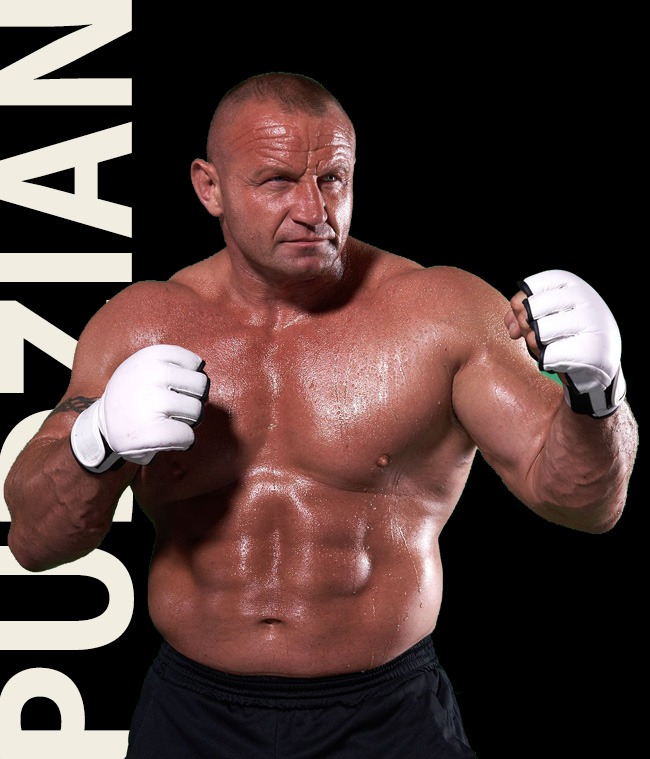
#> input picture przetwarzanie_obrazow/LAB1/pudzian3.jpg, 650 x 759 px
$ python LAB2.6.py
#> lines starting #> are read from the running program, lines starting #| are printed output that depends on the picture
import cv2 as cv
import os

path = "C:\\Users\\wojda\\OneDrive\\Dokumenty\\GitHub\\skryptowe_jezyki_LAB\\przetwarzanie_obrazow\\LAB1"
cv.samples.addSamplesDataSearchPath(path)

img = cv.imread(cv.samples.findFile('pudzian3.jpg'))
#> img is the input picture: shape (759, 650, 3); mean B, G, R 58.2, 61.2, 81.8
scale_percent = 50
width = int(img.shape[1] * scale_percent / 100)  # zmniejszenie szerokości
#> width = 325
height = int(img.shape[0] * scale_percent / 100)  # zmniejszenie wysokości
#> height = 379
dimensions = (width, height)
#> dimensions = (325, 379)
resized = cv.resize(img, dimensions)
cv.imwrite(os.path.join(path, 'Pudzianx05-resize.jpg'), resized)

scale_percent = 25
width = int(img.shape[1] * scale_percent / 100)  # zmniejszenie szerokości
#> width = 162
height = int(img.shape[0] * scale_percent / 100)  # zmniejszenie wysokości
#> height = 189
dimensions = (width, height)
#> dimensions = (162, 189)
resized = cv.resize(img, dimensions)
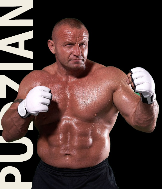
#> resized: shape (189, 162, 3); mean B, G, R 58, 61, 81.6
cv.imwrite(os.path.join(path, 'Pudzianx025-resize.jpg'), resized)

width = int(img.shape[1] * 0.5)  # wczytanie szerokości
#> width = 325
height = int(img.shape[0] * 0.5)  # wczytanie wysokości
#> height = 379
resized = cv.pyrDown(img, dstsize=(width, height))  # dstsize zminiejsza długość i szerokość zdjęcia
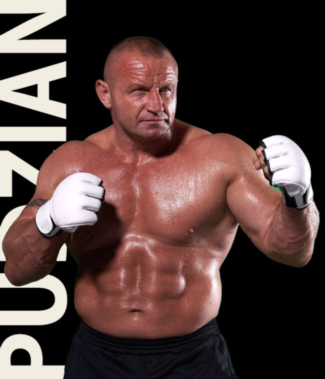
#> resized: shape (379, 325, 3); mean B, G, R 58.3, 61.3, 82
cv.imwrite(os.path.join(path, 'Pudzianx05-pyrDown.jpg'), resized)

# [4 lines of commented-out code are left out]

klawisz = cv.waitKey(0)
#> (key Esc is pressed here)

$ run again, with przetwarzanie_obrazow/LAB1/Pudzian2.jpg copied over przetwarzanie_obrazow/LAB1/pudzian3.jpg
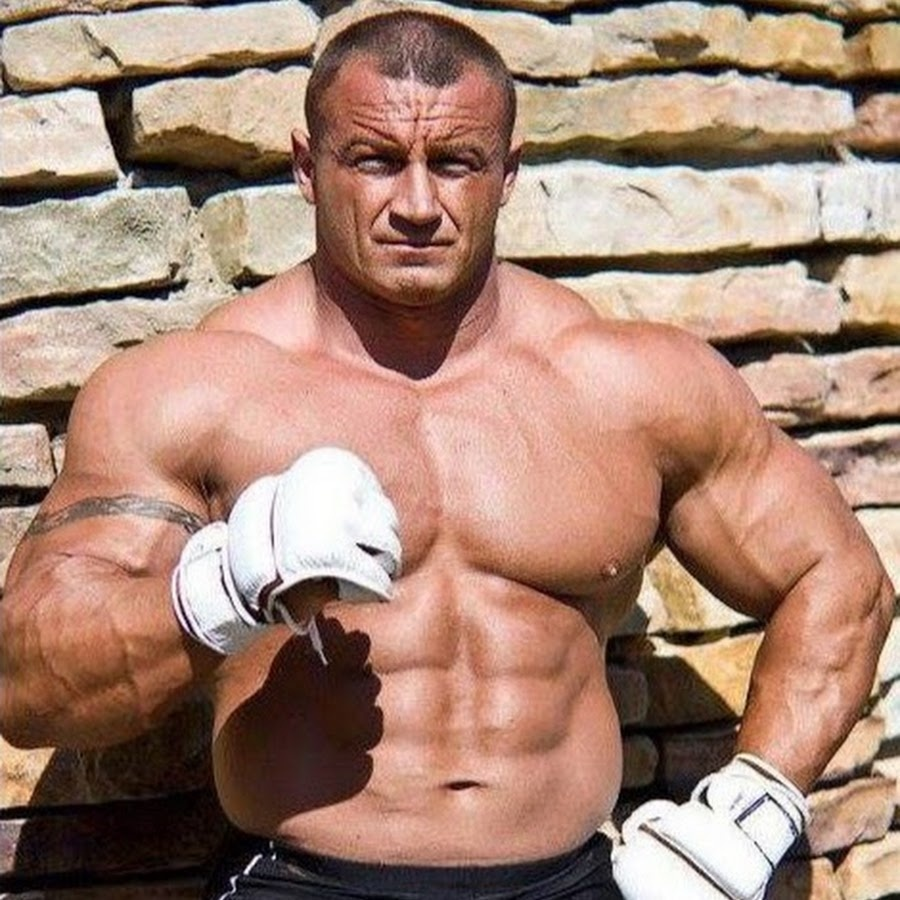
#> input picture przetwarzanie_obrazow/LAB1/Pudzian2.jpg, 900 x 900 px
#> img is the input picture: shape (900, 900, 3); mean B, G, R 117.4, 133.6, 166.7
#> `resized = cv.resize(img, dimensions)`:
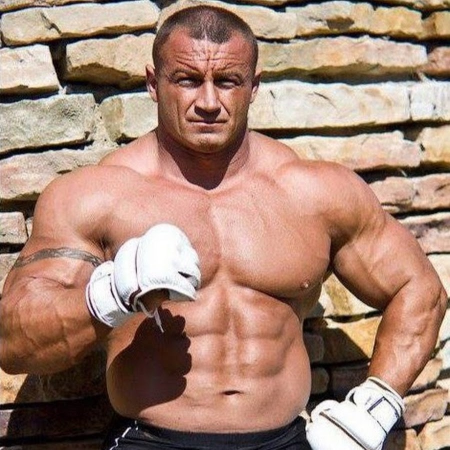
#> resized: shape (450, 450, 3); mean B, G, R 117.5, 133.7, 166.8
#> `resized = cv.resize(img, dimensions)`:
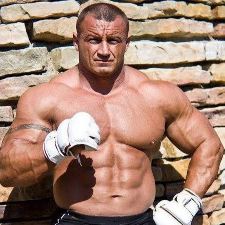
#> resized: shape (225, 225, 3); mean B, G, R 117.5, 133.7, 166.9
